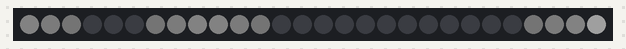
Recording of a sketch running on a simulated Arduino Uno, built with avr-gcc and run on an emulated ATmega328P. Parts: 28 RGB LEDs in strip order, left to right. Dim RGB values are drawn brighter than linear.

Above: at 17.58 s.
At 21.97 s:
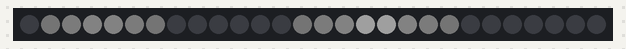
At 33.68 s:
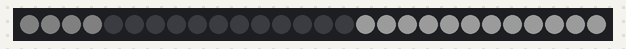
At 36.43 s:
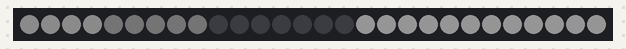
At 39.8 s:
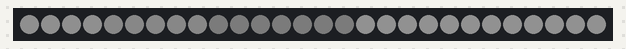

The sketch:

sketch.ino
```cpp
#include <Adafruit_NeoPixel.h>
// NeoPixel Data line
#define PIN 7

Adafruit_NeoPixel strip = Adafruit_NeoPixel(28, PIN, NEO_GRB + NEO_KHZ800);

// The rainbow comprises four arcs, starting from the bottom, they are
// zero-indexed as follows...
#define BLUE   0
#define RED    1
#define YELLOW 2
#define GREEN  3

#define WHITE  255
#define BLACK  0


int row_count = 4;
int row_offsets[5] = {0,4,9,16,28};
int cols[13][4] = {
  {0,-1,-1,-1},
  {1,-1,-1,-1},
  {2,0,0,0},
  {3,1,1,1},
  {4,2,1,1},
  {5,3,2,2},
  {6,3,2,2},
  {7,4,3,2},
  {8,5,4,3},
  {9,6,4,3},
  {10,7,5,4},
  {11,7,5,4},
  {12,13,13,13}
};

//linear doesn't work very well... just fudge a table.
int falloff_brightness[11] = {255, 50, 25, 10, 0, 0, 0, 0, 0, 0, 0};

// I hope you learned somehting about physical layouts not reflecting reality
int phy_pixel_map[28] = {0, 1, 2, 3, 8, 7, 6, 5, 4, 9, 10, 11, 12, 13, 14, 15, 27, 26, 25, 24, 23, 22, 21, 20, 19, 18, 17, 16};


void setup() {
  strip.begin();
  strip.show();
  Serial.begin(9600);
}

// custom non-linear brightness functions.
int custom_brightness(int func, int brightness) {
  switch(func) {
    case 1:
      return brightness;
  }
}

void loop() {
  int i, j, d, a, b, f;
  d=0;
  strip.setBrightness(32);

  for(j=0;j<20;j++) {
    flash_arc(GREEN, 50);
    delay(50);
  }

  for(j=0;j<20;j++) {
    flash_arc(YELLOW, 50);
    delay(50);
  }

  for(j=0;j<20;j++) {
    flash_arc(RED, 50);
    delay(50);
  }

  for(j=0;j<20;j++) {
    flash_arc(BLUE, 50);
    delay(50);
  }

  for(j=0;j<5;j++) {
    pulse_rainbow(0, 3);
  }


// vu style grow right, shrink back to the left
  for(j=0;j<5;j++) {
    // left -> right sector
    for (i=0;i<12;i++) {
      sector(0,i, 1); delay(d);
    }
    // right -> left sector
    for (i=12;i>=0;i--) {
      sector(0,i, 1); delay(d);
    }
  }


// clock-wise rotation
  for(j=0;j<5;j++) {
    for (i=0;i<=12;i++) {
      sector(0,i, 1); delay(10);
    }
    delay(300);
    for (i=0;i<12;i++) {
      sector(i,12, 1); delay(10);
    }
  }

//// initial brightness of each arc
////  int arc_brightness[4] = {0, 85, 170, 255};
  int arc_brightness[4] = {0, 25, 50, 255};
  int arc_step_dir[4] = {1, 1, 1, 1};
  int arc_step = 1;
  int dir = 1;
  for(j=0;j<8000;j++) {
// adjust brightness differential after each iteration
    if (arc_brightness[0] == 255) {
      arc_step += dir;
      if (arc_step > 32) {
        arc_step = 32;
        dir=-1;
      }
      if (arc_step < 0) {
        arc_step = 0;
        dir=1;
      }
    }

    for(a=0;a<4;a++) {
      arc(a, arc_brightness[a]);
      arc_brightness[a]+= arc_step*arc_step_dir[a];
      if(arc_brightness[a] >255) {
        arc_brightness[a] = 255;
        arc_step_dir[a] *= -1;
      }
      if(arc_brightness[a] < 0) {
        arc_brightness[a] = 0;
        arc_step_dir[a] *= -1;
      }
    }
    delay(5);
  }
}

void flash_arc(int arc_num, int d) {
  arc(arc_num, 255);
  strip.show();
  delay(d);
  arc(arc_num, 0);
  strip.show();
}

void pulse_rainbow(int d, int step) {
  int i, b;

    for (b=0;b<=255;b+=step) {
      for (i=0;i<4;i++) {
        arc(i, b);
      }
      strip.show();
      delay(d);
    }
    for (b=255;b>=0;b-=step) {
      for (i=0;i<4;i++) {
        arc(i, b);
      }
      strip.show();
      delay(d);
    }
}

// light one of the four arcs with constant brightness
void arc(int arc, int brightness) {
  int i;
  uint32_t color = strip.Color(brightness,brightness,brightness);
  if (brightness > 255)
    brightness = 255;
  if (brightness < 0)
    brightness = 0;

  // loop over pixels in a particular arc
  for(i=row_offsets[arc]; i<row_offsets[arc+1]; i++) {
    strip.setPixelColor(i, color);
  }
  strip.show();
}

void sector(int left, int right, int fade) {
  int row, c,l,r, tmp;
  uint32_t black, white, grey;
  black = strip.Color(0,0,0);
  white = strip.Color(255,255,255);
  for (row=0; row<row_count; row++) {
    l = row_offsets[row] + cols[left][3-row];
    r = row_offsets[row] + cols[right][3-row];
    for(c=row_offsets[row]; c<row_offsets[row+1]; c++) {
      if (c < l) {
        if(fade) {
          tmp = falloff_brightness[abs(l-c)];
          grey = strip.Color(tmp, tmp, tmp);
        } else {
          grey=black;
        }
        strip.setPixelColor(phy_pixel_map[c], grey);
      } else if (c > r) {
        if(fade) {
          tmp = falloff_brightness[abs(r-c)];
          grey = strip.Color(tmp, tmp, tmp);
        } else {
          grey=black;
        }
        strip.setPixelColor(phy_pixel_map[c], grey);
      } else {
        strip.setPixelColor(phy_pixel_map[c], white);
      }
    }
  }
      strip.show();
delay(20);
}


// to be removed...


//
//void rainbow(uint8_t wait) {
//  uint16_t i, j;
//
//  for(j=0; j<256; j++) {
//    for(i=0; i<strip.numPixels(); i++) {
//      strip.setPixelColor(i, Wheel((i+j) & 255));
//    }
//    strip.show();
//    delay(wait);
//  }
//}
//
//// Slightly different, this makes the rainbow equally distributed throughout
//void rainbowCycle(uint8_t wait) {
//  uint16_t i, j;
//
//  for(j=0; j<256*5; j++) { // 5 cycles of all colors on wheel
//    for(i=0; i< strip.numPixels(); i++) {
//      strip.setPixelColor(i, Wheel(((i * 256 / strip.numPixels()) + j) & 255));
//    }
//    strip.show();
//    delay(wait);
//  }
//}
//
//// Input a value 0 to 255 to get a color value.
//// The colours are a transition r - g - b - back to r.
//uint32_t Wheel(byte WheelPos) {
//  WheelPos = 255 - WheelPos;
//  if(WheelPos < 85) {
//    return strip.Color(255 - WheelPos * 3, 0, WheelPos * 3);
//  }
//  if(WheelPos < 170) {
//    WheelPos -= 85;
//    return strip.Color(0, WheelPos * 3, 255 - WheelPos * 3);
//  }
//  WheelPos -= 170;
//  return strip.Color(WheelPos * 3, 255 - WheelPos * 3, 0);
//}
```
